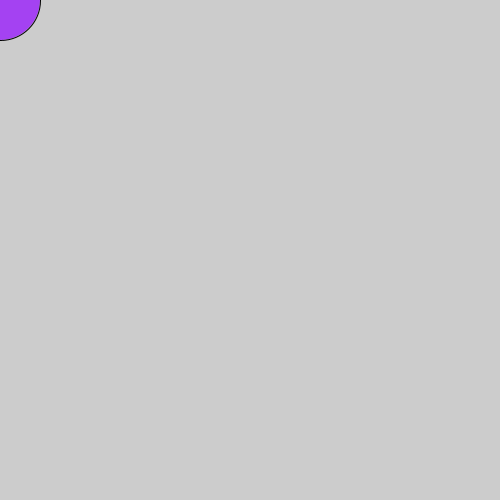
Frame 1 (no input)
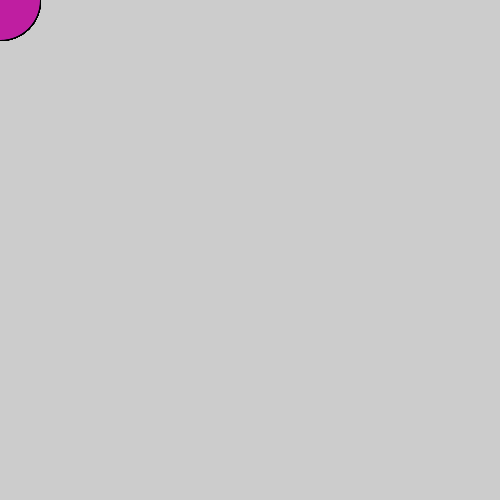
Frame 60 (the mouse pressed at the canvas centre just before this capture)
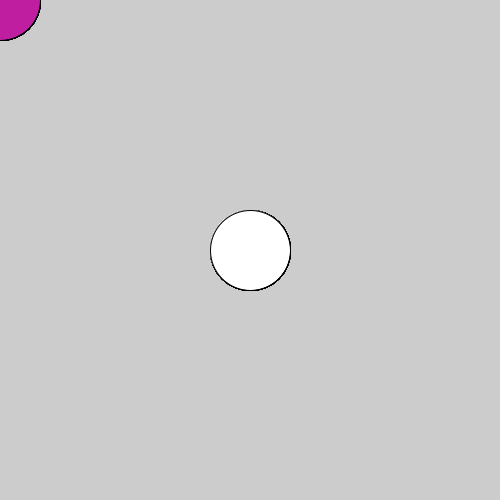
Frame 120 (the mouse held since frame 60 and released just before this capture)

The Processing sketch that drew these frames (run headless with seeded random() and noise(); from frame 60 on, the mouse is pressed at the canvas centre):

// Processing sketch: processing_135878
// ── processing_135878.pde

void setup() {
  size(500, 500);
}

void draw() {
  if (mousePressed) {
    fill(255);
  } else {
    fill(random(255),random(255),random(255));
  }
  ellipse(mouseX, mouseY, 80, 80);
}
